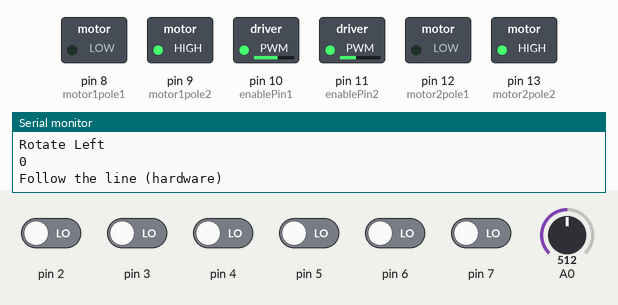
A sketch run on a simulated Arduino Uno, built with avr-gcc and run on an emulated ATmega328P. Shown: switched loads named in the sketch (green lamp = pin HIGH), the last lines printed to the serial monitor. The test bench sets the inputs (shaded band); at power-on: pin 2–7 LOW, A0 = 512.

Above: at 12.7 s.
12.8 s: pin 3 driven HIGH
At 14.0 s:
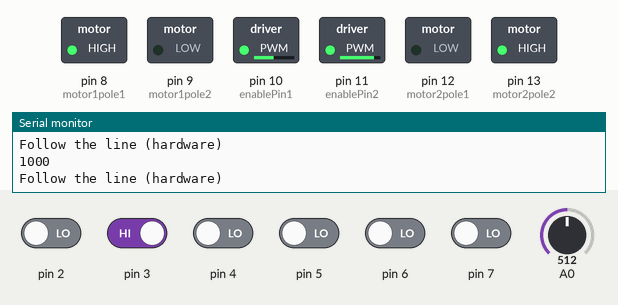
14.3 s: pin 4 driven HIGH
At 14.8 s:
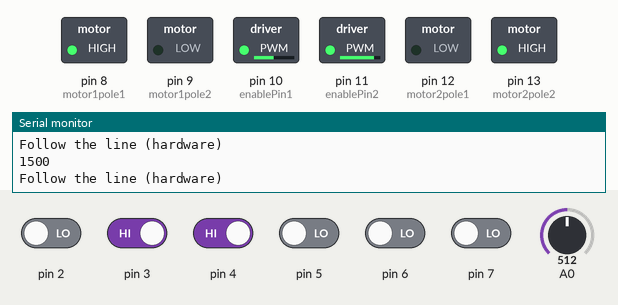
15.9 s: pin 5 driven HIGH
At 16.8 s:
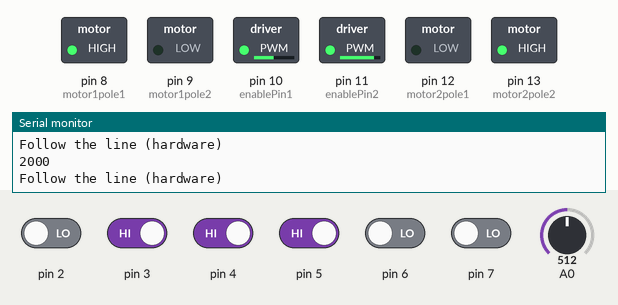
17.5 s: pin 3 driven LOW
At 18.5 s:
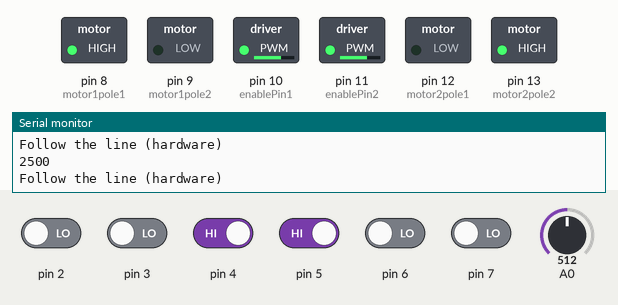
19.1 s: pin 2 driven HIGH
At 20.3 s:
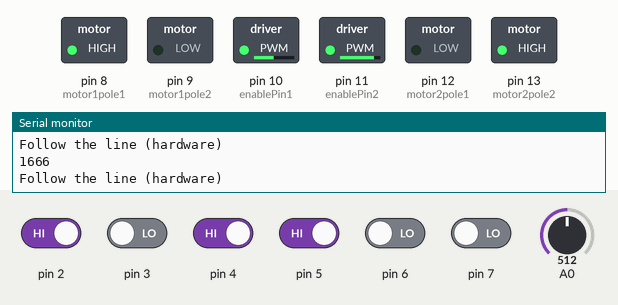
Timing chart, 0 to 22.1 s (numbered marks = the images above; inputs shaded):
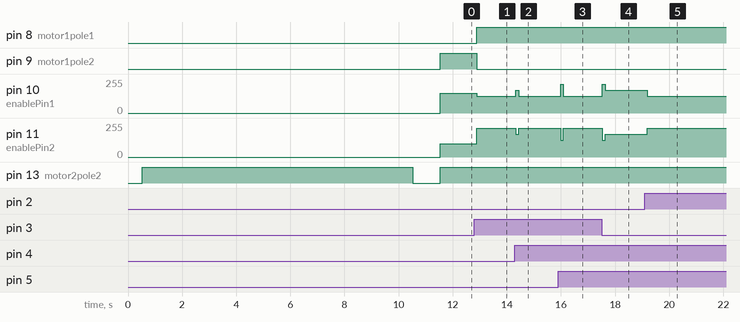

The sketch:

Line_Follower_PD_ino.ino
```cpp
#include <QTRSensors.h>  // Pololu QTR Library

//line sensor defines
#define NUM_SENSORS   6     // number of sensors used
#define TIMEOUT       2500  // waits for 2500 microseconds for sensor outputs to go low
#define EMITTER_PIN   1     // emitter is controlled by digital pin 2

#define motordelay 0

#define M1_MAX_SPEED 255
#define M2_MAX_SPEED 255


/////////////////////////////////////////////
//MOTOR 1 ES EL DERECHO Y EL 2 EL IZQUIERDO//
/////////////////////////////////////////////


//line sensor declarations
// sensors 0 through 7 are connected to digital pins 2 through 9, respectively
QTRSensorsRC qtrrc((unsigned char[]) {2, 3, 4, 5, 6, 7},
NUM_SENSORS, TIMEOUT, EMITTER_PIN);
unsigned int sensorValues[NUM_SENSORS];

int enablePin1 = 10;  //PWM control for motor outputs 1 and 2 is on digital pin 10
int enablePin2 = 11;  //PWM control for motor outputs 3 and 4 is on digital pin 11
int motor1pole1 = 8;  //direction control for motor outputs 1 and 2 is on digital pin 12
int motor1pole2 = 9;
int motor2pole1 = 12;  //direction control for motor outputs 3 and 4 is on digital pin 13
int motor2pole2 = 13;
int incomingByte = 0;	// for incoming serial data
int encoderCount=0;
int encoderOld=0;
int encoderState=0;
int mode=0;
int sensorState=0;
int temp_var=0;


// pid loop vars
float error=0;
float lastError=0;
float PV =0 ;
float kp = 0;
float ki = 0;
float kd =0;
int m1Speed=0;
int m2Speed=0;
int line_position=0;


void setup()
{
  pinMode(motor1pole1, OUTPUT);  //Set control pins to be outputs
  pinMode(motor1pole2, OUTPUT);
  pinMode(motor2pole1, OUTPUT);
  pinMode(motor2pole2, OUTPUT);

  analogWrite(enablePin1, OUTPUT);  //set both motors to run at (100/255 = 39)% duty cycle (slow)
  analogWrite(enablePin2, OUTPUT);

  motorspeed(0,0);


  Serial.begin(9600);


  Serial.println("Zagros Robotics, Inc.");
  Serial.println("Magician Line Follower Demo PC Control\n ");
  Serial.println("Calibrating sensor");
  // calibrate line sensor
  delay(500);
  pinMode(13, OUTPUT);
  digitalWrite(13, HIGH);    // turn on Arduino's LED to indicate we are in calibration mode
  for (int i = 0; i < 400; i++)  // make the calibration take about 10 seconds
  {
    qtrrc.calibrate();       // reads all sensors 10 times at 2500 us per read (i.e. ~25 ms per call)
  }
  digitalWrite(13, LOW);     // turn off Arduino's LED to indicate we are through with calibration

  // print calibration results

  // print the calibration minimum values measured when emitters were on
  for (int i = 0; i < NUM_SENSORS; i++)
  {
    Serial.print(qtrrc.calibratedMinimumOn[i]);
    Serial.print(' ');
  }
  Serial.println();

  // print the calibration maximum values measured when emitters were on
  for (int i = 0; i < NUM_SENSORS; i++)
  {
    Serial.print(qtrrc.calibratedMaximumOn[i]);
    Serial.print(' ');
  }
  Serial.println();
  Serial.println();
  Serial.println("Calibration Complete");
  delay(1000);

}

void motorstop(int motornum){
  delay(motordelay);
  if (motornum == 1) {
    digitalWrite(motor1pole1, LOW);
    digitalWrite(motor1pole2, LOW);
  }
  else if (motornum == 2) {

    digitalWrite(motor2pole1, LOW);
    digitalWrite(motor2pole2, LOW);
  }
  delay(motordelay);
}

void motorforward(int motornum){
  if (motornum == 1) {
    digitalWrite(motor1pole1, HIGH);
    digitalWrite(motor1pole2, LOW);
  }
  else if (motornum == 2) {

    digitalWrite(motor2pole1, LOW);
    digitalWrite(motor2pole2, HIGH);
  }
  delay(motordelay);
}

void motorback(int motornum){
  if (motornum == 1) {
    digitalWrite(motor1pole1, LOW);
    digitalWrite(motor1pole2, HIGH);
  }
  else if (motornum == 2) {
    digitalWrite(motor2pole1, HIGH);
    digitalWrite(motor2pole2, LOW);
  }
  delay(motordelay);
}

void motorspeed(int motor1speed, int motor2speed) {
  if (motor1speed > M1_MAX_SPEED ) motor1speed = M1_MAX_SPEED; // limit top speed
  if (motor2speed > M2_MAX_SPEED ) motor2speed = M2_MAX_SPEED; // limit top speed
  if (motor1speed < 0) motor1speed = 0; // keep motor above 0
  if (motor2speed < 0) motor2speed = 0; // keep motor speed above 0
  analogWrite(enablePin1, motor1speed);
  analogWrite(enablePin2, motor2speed);
}

void loop()
{
// read line follow mode

mode = analogRead(0);
//Serial.print("Line Follower Mode:");
//Serial.println(mode);


  // Serial.print("Zagros Robotics, Inc.");
  // line sensor values
  // read calibrated sensor values and obtain a measure of the line position from 0 to 5000
  // To get raw sensor values, call:
  //  qtrrc.read(sensorValues); instead of unsigned int position = qtrrc.readLine(sensorValues);
  unsigned int line_position = qtrrc.readLine(sensorValues);

  // print the sensor values as numbers from 0 to 1000, where 0 means maximum reflectance and
  // 1000 means minimum reflectance, followed by the line position
  for (unsigned char i = 0; i < NUM_SENSORS; i++)
  {
 //   Serial.print(sensorValues[i]);
 //   Serial.print('\t');
  }
  //Serial.println(); // uncomment this line if you are using raw values
  Serial.println(line_position); // comment this line out if you are using raw values

  //delay(250);

  follow_line(line_position);

  delay(100);
}

//line following subroutine
// PD Control


void follow_line(int line_position)  //follow the line

{

Serial.println("Follow the line (hardware)");


switch(line_position)
{
 case 0:


       motorspeed(150,100);
       motorforward(2);
       motorback(1);
       Serial.println("Rotate Left\n");
break;

case 5000:

       motorspeed(100,150);
       motorforward(1);
       motorback(2);
       Serial.println("Rotate Right\n");
break;

 default:
   error = (float)line_position - 2500;

  // set the motor speed based on proportional and derivative PID terms
  // kp is the a floating-point proportional constant (maybe start with a value around 0.5)
  // kd is the floating-point derivative constant (maybe start with a value around 1)
  // note that when doing PID, it's very important you get your signs right, or else the
  // control loop will be unstable
  kp=.5;
  kd=1;

  PV = kp * error + kd * (error - lastError);
  lastError = error;

  //this codes limits the PV (motor speed pwm value)
  // limit PV to 55
  if (PV > 45)
  {
    PV = 45;
  }

  if (PV < -45)
  {
    PV = -45;
  }


  m1Speed = 170 + PV;
  m2Speed = 170 - PV;

      //set motor speeds

       motorspeed(m1Speed, m2Speed);
       motorforward(1);
       motorforward(2);
       /*digitalWrite(dir_a, LOW);
       analogWrite(pwm_a, m2Speed);
       digitalWrite(dir_b, LOW);
       analogWrite(pwm_b, m1Speed);*/
    break;
}
} // end follow line
```

Measured:
- after the input at 12.8 s, pin 8 (motor1pole1): LOW → HIGH after 0.09 s; pin 9 (motor1pole2): HIGH → LOW after 0.09 s; pin 10 (enablePin1): 150/255 → 125/255 after 0.09 s; pin 11 (enablePin2): 100/255 → 215/255 after 0.09 s
- after the input at 14.3 s, pin 10 (enablePin1): 125/255 → 170/255 at once, → 125/255 0.10 s later; pin 11 (enablePin2): 215/255 → 170/255 at once, → 215/255 0.10 s later
- after the input at 15.9 s, pin 10 (enablePin1): 125/255 → 215/255 after 0.09 s, → 125/255 0.10 s later; pin 11 (enablePin2): 215/255 → 125/255 after 0.09 s, → 215/255 0.10 s later
- after the input at 17.5 s, pin 10 (enablePin1): 125/255 → 215/255 at once, → 170/255 0.10 s later; pin 11 (enablePin2): 215/255 → 125/255 at once, → 170/255 0.10 s later
- after the input at 19.1 s, pin 10 (enablePin1): 170/255 → 125/255 after 0.09 s; pin 11 (enablePin2): 170/255 → 215/255 after 0.09 s
